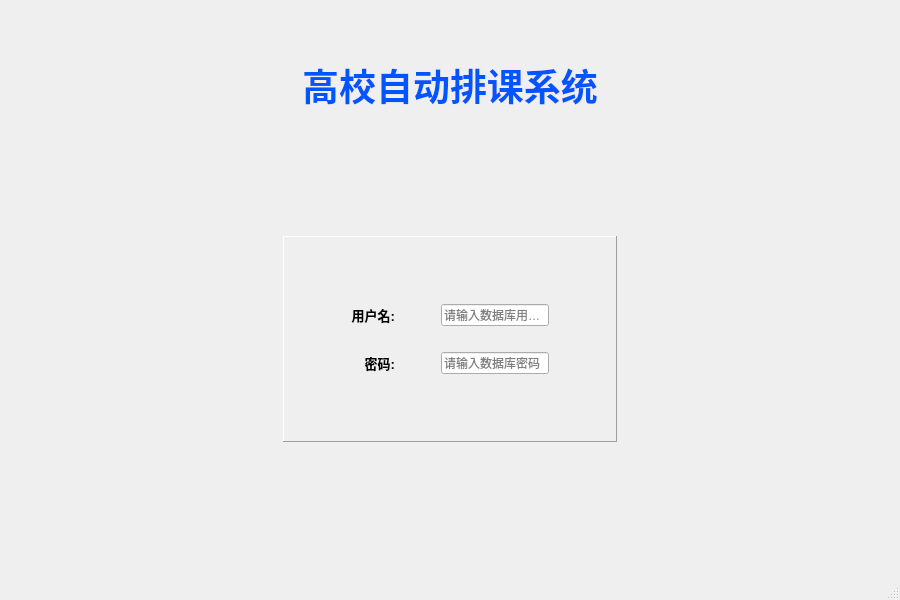
<?xml version="1.0" encoding="UTF-8"?>
<ui version="4.0">
 <class>MainWindow</class>
 <widget class="QMainWindow" name="MainWindow">
  <property name="geometry">
   <rect>
    <x>0</x>
    <y>0</y>
    <width>900</width>
    <height>600</height>
   </rect>
  </property>
  <property name="windowTitle">
   <string>高校自动排课系统</string>
  </property>
  <property name="tabShape">
   <enum>QTabWidget::Rounded</enum>
  </property>
  <widget class="QWidget" name="centralwidget">
   <layout class="QGridLayout" name="gridLayout_2">
    <item row="2" column="1">
     <widget class="QStackedWidget" name="stackedWidget">
      <property name="currentIndex">
       <number>0</number>
      </property>
      <widget class="QWidget" name="login">
       <layout class="QGridLayout" name="gridLayout_3">
        <item row="0" column="1">
         <spacer name="verticalSpacer_5">
          <property name="orientation">
           <enum>Qt::Vertical</enum>
          </property>
          <property name="sizeType">
           <enum>QSizePolicy::Fixed</enum>
          </property>
          <property name="sizeHint" stdset="0">
           <size>
            <width>20</width>
            <height>40</height>
           </size>
          </property>
         </spacer>
        </item>
        <item row="1" column="1">
         <widget class="QLabel" name="label_title">
          <property name="font">
           <font>
            <pointsize>28</pointsize>
            <bold>true</bold>
           </font>
          </property>
          <property name="layoutDirection">
           <enum>Qt::LeftToRight</enum>
          </property>
          <property name="styleSheet">
           <string notr="true">color:rgb(0, 85, 255)</string>
          </property>
          <property name="text">
           <string>高校自动排课系统</string>
          </property>
          <property name="alignment">
           <set>Qt::AlignCenter</set>
          </property>
         </widget>
        </item>
        <item row="2" column="1">
         <spacer name="verticalSpacer_3">
          <property name="orientation">
           <enum>Qt::Vertical</enum>
          </property>
          <property name="sizeType">
           <enum>QSizePolicy::Expanding</enum>
          </property>
          <property name="sizeHint" stdset="0">
           <size>
            <width>20</width>
            <height>101</height>
           </size>
          </property>
         </spacer>
        </item>
        <item row="3" column="0">
         <spacer name="horizontalSpacer_5">
          <property name="orientation">
           <enum>Qt::Horizontal</enum>
          </property>
          <property name="sizeHint" stdset="0">
           <size>
            <width>237</width>
            <height>20</height>
           </size>
          </property>
         </spacer>
        </item>
        <item row="3" column="1">
         <widget class="QFrame" name="frame">
          <property name="autoFillBackground">
           <bool>true</bool>
          </property>
          <property name="styleSheet">
           <string notr="true"/>
          </property>
          <property name="frameShape">
           <enum>QFrame::Panel</enum>
          </property>
          <property name="frameShadow">
           <enum>QFrame::Raised</enum>
          </property>
          <property name="lineWidth">
           <number>1</number>
          </property>
          <property name="midLineWidth">
           <number>1</number>
          </property>
          <layout class="QGridLayout" name="gridLayout_4">
           <item row="0" column="0">
            <widget class="QWidget" name="widget_3" native="true">
             <layout class="QGridLayout" name="gridLayout_5">
              <item row="1" column="1">
               <spacer name="verticalSpacer">
                <property name="orientation">
                 <enum>Qt::Vertical</enum>
                </property>
                <property name="sizeType">
                 <enum>QSizePolicy::Fixed</enum>
                </property>
                <property name="sizeHint" stdset="0">
                 <size>
                  <width>20</width>
                  <height>40</height>
                 </size>
                </property>
               </spacer>
              </item>
              <item row="2" column="0">
               <spacer name="horizontalSpacer">
                <property name="orientation">
                 <enum>Qt::Horizontal</enum>
                </property>
                <property name="sizeType">
                 <enum>QSizePolicy::Fixed</enum>
                </property>
                <property name="sizeHint" stdset="0">
                 <size>
                  <width>40</width>
                  <height>20</height>
                 </size>
                </property>
               </spacer>
              </item>
              <item row="2" column="1">
               <widget class="QWidget" name="widget_2" native="true">
                <layout class="QGridLayout" name="gridLayout">
                 <item row="2" column="3">
                  <widget class="QLineEdit" name="editer_password">
                   <property name="frame">
                    <bool>true</bool>
                   </property>
                   <property name="echoMode">
                    <enum>QLineEdit::Password</enum>
                   </property>
                   <property name="placeholderText">
                    <string>请输入数据库密码</string>
                   </property>
                  </widget>
                 </item>
                 <item row="2" column="1">
                  <spacer name="horizontalSpacer_4">
                   <property name="orientation">
                    <enum>Qt::Horizontal</enum>
                   </property>
                   <property name="sizeType">
                    <enum>QSizePolicy::Fixed</enum>
                   </property>
                   <property name="sizeHint" stdset="0">
                    <size>
                     <width>40</width>
                     <height>20</height>
                    </size>
                   </property>
                  </spacer>
                 </item>
                 <item row="0" column="0">
                  <widget class="QLabel" name="label_user">
                   <property name="font">
                    <font>
                     <pointsize>10</pointsize>
                     <bold>true</bold>
                    </font>
                   </property>
                   <property name="layoutDirection">
                    <enum>Qt::LeftToRight</enum>
                   </property>
                   <property name="text">
                    <string>用户名:</string>
                   </property>
                   <property name="alignment">
                    <set>Qt::AlignRight|Qt::AlignTrailing|Qt::AlignVCenter</set>
                   </property>
                  </widget>
                 </item>
                 <item row="0" column="3">
                  <widget class="QLineEdit" name="editer_UserName">
                   <property name="frame">
                    <bool>true</bool>
                   </property>
                   <property name="placeholderText">
                    <string>请输入数据库用户名</string>
                   </property>
                  </widget>
                 </item>
                 <item row="2" column="0">
                  <widget class="QLabel" name="label_pwd">
                   <property name="font">
                    <font>
                     <pointsize>10</pointsize>
                     <bold>true</bold>
                    </font>
                   </property>
                   <property name="layoutDirection">
                    <enum>Qt::LeftToRight</enum>
                   </property>
                   <property name="text">
                    <string>密码:</string>
                   </property>
                   <property name="alignment">
                    <set>Qt::AlignRight|Qt::AlignTrailing|Qt::AlignVCenter</set>
                   </property>
                  </widget>
                 </item>
                 <item row="0" column="1">
                  <spacer name="horizontalSpacer_3">
                   <property name="orientation">
                    <enum>Qt::Horizontal</enum>
                   </property>
                   <property name="sizeType">
                    <enum>QSizePolicy::Fixed</enum>
                   </property>
                   <property name="sizeHint" stdset="0">
                    <size>
                     <width>40</width>
                     <height>20</height>
                    </size>
                   </property>
                  </spacer>
                 </item>
                 <item row="1" column="0">
                  <spacer name="verticalSpacer_4">
                   <property name="orientation">
                    <enum>Qt::Vertical</enum>
                   </property>
                   <property name="sizeType">
                    <enum>QSizePolicy::Fixed</enum>
                   </property>
                   <property name="sizeHint" stdset="0">
                    <size>
                     <width>20</width>
                     <height>20</height>
                    </size>
                   </property>
                  </spacer>
                 </item>
                </layout>
               </widget>
              </item>
              <item row="2" column="2">
               <spacer name="horizontalSpacer_2">
                <property name="orientation">
                 <enum>Qt::Horizontal</enum>
                </property>
                <property name="sizeType">
                 <enum>QSizePolicy::Fixed</enum>
                </property>
                <property name="sizeHint" stdset="0">
                 <size>
                  <width>40</width>
                  <height>20</height>
                 </size>
                </property>
               </spacer>
              </item>
              <item row="3" column="1">
               <spacer name="verticalSpacer_2">
                <property name="orientation">
                 <enum>Qt::Vertical</enum>
                </property>
                <property name="sizeHint" stdset="0">
                 <size>
                  <width>20</width>
                  <height>40</height>
                 </size>
                </property>
               </spacer>
              </item>
             </layout>
            </widget>
           </item>
          </layout>
         </widget>
        </item>
        <item row="3" column="2">
         <spacer name="horizontalSpacer_6">
          <property name="orientation">
           <enum>Qt::Horizontal</enum>
          </property>
          <property name="sizeHint" stdset="0">
           <size>
            <width>237</width>
            <height>20</height>
           </size>
          </property>
         </spacer>
        </item>
        <item row="4" column="1">
         <spacer name="verticalSpacer_6">
          <property name="orientation">
           <enum>Qt::Vertical</enum>
          </property>
          <property name="sizeHint" stdset="0">
           <size>
            <width>20</width>
            <height>101</height>
           </size>
          </property>
         </spacer>
        </item>
       </layout>
      </widget>
      <widget class="QWidget" name="courses_info">
       <layout class="QGridLayout" name="gridLayout_6">
        <item row="1" column="1">
         <widget class="QLabel" name="label">
          <property name="font">
           <font>
            <pointsize>28</pointsize>
            <bold>true</bold>
           </font>
          </property>
          <property name="styleSheet">
           <string notr="true">color:rgb(0, 170, 0)</string>
          </property>
          <property name="text">
           <string>课程一揽</string>
          </property>
         </widget>
        </item>
        <item row="3" column="1" colspan="6">
         <widget class="QTableView" name="tableView"/>
        </item>
        <item row="1" column="0">
         <spacer name="horizontalSpacer_9">
          <property name="orientation">
           <enum>Qt::Horizontal</enum>
          </property>
          <property name="sizeType">
           <enum>QSizePolicy::Fixed</enum>
          </property>
          <property name="sizeHint" stdset="0">
           <size>
            <width>40</width>
            <height>20</height>
           </size>
          </property>
         </spacer>
        </item>
        <item row="0" column="6">
         <spacer name="verticalSpacer_8">
          <property name="orientation">
           <enum>Qt::Vertical</enum>
          </property>
          <property name="sizeType">
           <enum>QSizePolicy::Fixed</enum>
          </property>
          <property name="sizeHint" stdset="0">
           <size>
            <width>20</width>
            <height>20</height>
           </size>
          </property>
         </spacer>
        </item>
        <item row="1" column="5" colspan="2">
         <widget class="QComboBox" name="comboBox">
          <property name="minimumSize">
           <size>
            <width>200</width>
            <height>25</height>
           </size>
          </property>
          <property name="editable">
           <bool>true</bool>
          </property>
          <property name="insertPolicy">
           <enum>QComboBox::InsertAtTop</enum>
          </property>
          <property name="sizeAdjustPolicy">
           <enum>QComboBox::AdjustToMinimumContentsLengthWithIcon</enum>
          </property>
          <property name="placeholderText">
           <string/>
          </property>
          <property name="duplicatesEnabled">
           <bool>false</bool>
          </property>
         </widget>
        </item>
        <item row="1" column="3">
         <widget class="QLabel" name="label_3">
          <property name="font">
           <font>
            <pointsize>10</pointsize>
            <bold>true</bold>
           </font>
          </property>
          <property name="text">
           <string>搜索:</string>
          </property>
         </widget>
        </item>
        <item row="0" column="7">
         <spacer name="horizontalSpacer_7">
          <property name="orientation">
           <enum>Qt::Horizontal</enum>
          </property>
          <property name="sizeType">
           <enum>QSizePolicy::Fixed</enum>
          </property>
          <property name="sizeHint" stdset="0">
           <size>
            <width>40</width>
            <height>20</height>
           </size>
          </property>
         </spacer>
        </item>
        <item row="2" column="6">
         <spacer name="verticalSpacer_7">
          <property name="orientation">
           <enum>Qt::Vertical</enum>
          </property>
          <property name="sizeType">
           <enum>QSizePolicy::Fixed</enum>
          </property>
          <property name="sizeHint" stdset="0">
           <size>
            <width>20</width>
            <height>10</height>
           </size>
          </property>
         </spacer>
        </item>
        <item row="1" column="2">
         <spacer name="horizontalSpacer_8">
          <property name="orientation">
           <enum>Qt::Horizontal</enum>
          </property>
          <property name="sizeHint" stdset="0">
           <size>
            <width>40</width>
            <height>20</height>
           </size>
          </property>
         </spacer>
        </item>
       </layout>
      </widget>
     </widget>
    </item>
   </layout>
  </widget>
  <widget class="QStatusBar" name="statusBar"/>
 </widget>
 <resources/>
 <connections/>
</ui>
